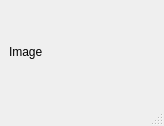
<?xml version="1.0" encoding="UTF-8"?>
<ui version="4.0">
 <class>ImageView</class>
 <widget class="QMainWindow" name="ImageView">
  <property name="geometry">
   <rect>
    <x>0</x>
    <y>0</y>
    <width>164</width>
    <height>126</height>
   </rect>
  </property>
  <property name="sizePolicy">
   <sizepolicy hsizetype="Minimum" vsizetype="Minimum">
    <horstretch>0</horstretch>
    <verstretch>0</verstretch>
   </sizepolicy>
  </property>
  <property name="windowTitle">
   <string>MERBOTS Wireless HROV HMI: Camera</string>
  </property>
  <widget class="QWidget" name="centralwidget">
   <layout class="QGridLayout" name="gridLayout">
    <item row="0" column="0">
     <widget class="QLabel" name="image_label">
      <property name="text">
       <string>Image</string>
      </property>
     </widget>
    </item>
   </layout>
  </widget>
  <widget class="QMenuBar" name="menubar">
   <property name="geometry">
    <rect>
     <x>0</x>
     <y>0</y>
     <width>164</width>
     <height>19</height>
    </rect>
   </property>
  </widget>
  <widget class="QStatusBar" name="statusbar"/>
 </widget>
 <resources/>
 <connections/>
</ui>
